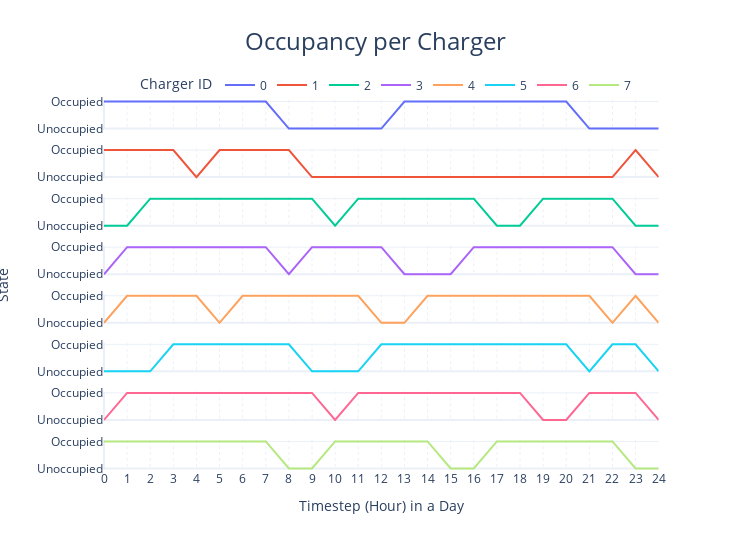

Source (notebook cell):
### Code cell
fig = df_charger_occupancy.plot(kind="line", title="Occupancy per Charger", template="plotly_white", y='State', 
                                facet_row='Charger ID', facet_row_spacing=0.05, color='Charger ID', 
                                labels=dict(index="Timestep (Hour) in a Day", value="State", variable=""))
fig.update_yaxes(dtick="M1", tickformat="%b", ticktext=["Unoccupied", "Occupied"], 
                 tickvals=[0, 1], matches='y', title='')
fig.update_xaxes(dtick="M1", tickformat="%b", matches='x', griddash="dot")
fig.update_traces(marker_size=10)
fig.for_each_annotation(lambda a: a.update(text="", font_size=24, y=1.07))
fig.add_annotation(x=-0.2, y=0.5, text="State", textangle=-90, xref="paper", yref="paper", font_size=14, showarrow=False)
fig.update_layout(height=550, width=750, title=dict(xanchor="center", x=0.5, font_size=24),
                  legend=dict(orientation="h", yanchor="top", y=1.08, xanchor="center", x=0.5))
fig.show()

### Figure 1 — Plotly figure (JSON) as saved in the notebook; plotly's stock layout.template omitted (floating-point values rounded to 4 significant figures)
{"data": [{"hovertemplate": "Charger ID=0<br>Timestep (Hour) in a Day=%{x}<br>State=%{y}<extra></extra>", "legendgroup": "0", "line": {"color": "#636efa", "dash": "solid"}, "marker": {"size": 10, "symbol": "circle"}, "mode": "lines", "name": "0", "orientation": "v", "showlegend": true, "type": "scatter", "x": [0, 1, 2, 3, 4, 5, 6, 7, 8, 9, 10, 11, 12, 13, 14, 15, 16, 17, 18, 19, 20, 21, 22, 23, 24], "xaxis": "x8", "y": [1, 1, 1, 1, 1, 1, 1, 1, 0, 0, 0, 0, 0, 1, 1, 1, 1, 1, 1, 1, 1, 0, 0, 0, 0], "yaxis": "y8"}, {"hovertemplate": "Charger ID=1<br>Timestep (Hour) in a Day=%{x}<br>State=%{y}<extra></extra>", "legendgroup": "1", "line": {"color": "#EF553B", "dash": "solid"}, "marker": {"size": 10, "symbol": "circle"}, "mode": "lines", "name": "1", "orientation": "v", "showlegend": true, "type": "scatter", "x": [0, 1, 2, 3, 4, 5, 6, 7, 8, 9, 10, 11, 12, 13, 14, 15, 16, 17, 18, 19, 20, 21, 22, 23, 24], "xaxis": "x7", "y": [1, 1, 1, 1, 0, 1, 1, 1, 1, 0, 0, 0, 0, 0, 0, 0, 0, 0, 0, 0, 0, 0, 0, 1, 0], "yaxis": "y7"}, {"hovertemplate": "Charger ID=2<br>Timestep (Hour) in a Day=%{x}<br>State=%{y}<extra></extra>", "legendgroup": "2", "line": {"color": "#00cc96", "dash": "solid"}, "marker": {"size": 10, "symbol": "circle"}, "mode": "lines", "name": "2", "orientation": "v", "showlegend": true, "type": "scatter", "x": [0, 1, 2, 3, 4, 5, 6, 7, 8, 9, 10, 11, 12, 13, 14, 15, 16, 17, 18, 19, 20, 21, 22, 23, 24], "xaxis": "x6", "y": [0, 0, 1, 1, 1, 1, 1, 1, 1, 1, 0, 1, 1, 1, 1, 1, 1, 0, 0, 1, 1, 1, 1, 0, 0], "yaxis": "y6"}, {"hovertemplate": "Charger ID=3<br>Timestep (Hour) in a Day=%{x}<br>State=%{y}<extra></extra>", "legendgroup": "3", "line": {"color": "#ab63fa", "dash": "solid"}, "marker": {"size": 10, "symbol": "circle"}, "mode": "lines", "name": "3", "orientation": "v", "showlegend": true, "type": "scatter", "x": [0, 1, 2, 3, 4, 5, 6, 7, 8, 9, 10, 11, 12, 13, 14, 15, 16, 17, 18, 19, 20, 21, 22, 23, 24], "xaxis": "x5", "y": [0, 1, 1, 1, 1, 1, 1, 1, 0, 1, 1, 1, 1, 0, 0, 0, 1, 1, 1, 1, 1, 1, 1, 0, 0], "yaxis": "y5"}, {"hovertemplate": "Charger ID=4<br>Timestep (Hour) in a Day=%{x}<br>State=%{y}<extra></extra>", "legendgroup": "4", "line": {"color": "#FFA15A", "dash": "solid"}, "marker": {"size": 10, "symbol": "circle"}, "mode": "lines", "name": "4", "orientation": "v", "showlegend": true, "type": "scatter", "x": [0, 1, 2, 3, 4, 5, 6, 7, 8, 9, 10, 11, 12, 13, 14, 15, 16, 17, 18, 19, 20, 21, 22, 23, 24], "xaxis": "x4", "y": [0, 1, 1, 1, 1, 0, 1, 1, 1, 1, 1, 1, 0, 0, 1, 1, 1, 1, 1, 1, 1, 1, 0, 1, 0], "yaxis": "y4"}, {"hovertemplate": "Charger ID=5<br>Timestep (Hour) in a Day=%{x}<br>State=%{y}<extra></extra>", "legendgroup": "5", "line": {"color": "#19d3f3", "dash": "solid"}, "marker": {"size": 10, "symbol": "circle"}, "mode": "lines", "name": "5", "orientation": "v", "showlegend": true, "type": "scatter", "x": [0, 1, 2, 3, 4, 5, 6, 7, 8, 9, 10, 11, 12, 13, 14, 15, 16, 17, 18, 19, 20, 21, 22, 23, 24], "xaxis": "x3", "y": [0, 0, 0, 1, 1, 1, 1, 1, 1, 0, 0, 0, 1, 1, 1, 1, 1, 1, 1, 1, 1, 0, 1, 1, 0], "yaxis": "y3"}, {"hovertemplate": "Charger ID=6<br>Timestep (Hour) in a Day=%{x}<br>State=%{y}<extra></extra>", "legendgroup": "6", "line": {"color": "#FF6692", "dash": "solid"}, "marker": {"size": 10, "symbol": "circle"}, "mode": "lines", "name": "6", "orientation": "v", "showlegend": true, "type": "scatter", "x": [0, 1, 2, 3, 4, 5, 6, 7, 8, 9, 10, 11, 12, 13, 14, 15, 16, 17, 18, 19, 20, 21, 22, 23, 24], "xaxis": "x2", "y": [0, 1, 1, 1, 1, 1, 1, 1, 1, 1, 0, 1, 1, 1, 1, 1, 1, 1, 1, 0, 0, 1, 1, 1, 0], "yaxis": "y2"}, {"hovertemplate": "Charger ID=7<br>Timestep (Hour) in a Day=%{x}<br>State=%{y}<extra></extra>", "legendgroup": "7", "line": {"color": "#B6E880", "dash": "solid"}, "marker": {"size": 10, "symbol": "circle"}, "mode": "lines", "name": "7", "orientation": "v", "showlegend": true, "type": "scatter", "x": [0, 1, 2, 3, 4, 5, 6, 7, 8, 9, 10, 11, 12, 13, 14, 15, 16, 17, 18, 19, 20, 21, 22, 23, 24], "xaxis": "x", "y": [1, 1, 1, 1, 1, 1, 1, 1, 0, 0, 1, 1, 1, 1, 1, 0, 0, 1, 1, 1, 1, 1, 1, 0, 0], "yaxis": "y"}], "layout": {"annotations": [{"font": {"size": 24}, "showarrow": false, "text": "", "textangle": 90, "x": 0.98, "xanchor": "left", "xref": "paper", "y": 1.07, "yanchor": "middle", "yref": "paper"}, {"font": {"size": 24}, "showarrow": false, "text": "", "textangle": 90, "x": 0.98, "xanchor": "left", "xref": "paper", "y": 1.07, "yanchor": "middle", "yref": "paper"}, {"font": {"size": 24}, "showarrow": false, "text": "", "textangle": 90, "x": 0.98, "xanchor": "left", "xref": "paper", "y": 1.07, "yanchor": "middle", "yref": "paper"}, {"font": {"size": 24}, "showarrow": false, "text": "", "textangle": 90, "x": 0.98, "xanchor": "left", "xref": "paper", "y": 1.07, "yanchor": "middle", "yref": "paper"}, {"font": {"size": 24}, "showarrow": false, "text": "", "textangle": 90, "x": 0.98, "xanchor": "left", "xref": "paper", "y": 1.07, "yanchor": "middle", "yref": "paper"}, {"font": {"size": 24}, "showarrow": false, "text": "", "textangle": 90, "x": 0.98, "xanchor": "left", "xref": "paper", "y": 1.07, "yanchor": "middle", "yref": "paper"}, {"font": {"size": 24}, "showarrow": false, "text": "", "textangle": 90, "x": 0.98, "xanchor": "left", "xref": "paper", "y": 1.07, "yanchor": "middle", "yref": "paper"}, {"font": {"size": 24}, "showarrow": false, "text": "", "textangle": 90, "x": 0.98, "xanchor": "left", "xref": "paper", "y": 1.07, "yanchor": "middle", "yref": "paper"}, {"font": {"size": 14}, "showarrow": false, "text": "State", "textangle": -90, "x": -0.2, "xref": "paper", "y": 0.5, "yref": "paper"}], "height": 550, "legend": {"orientation": "h", "title": {"text": "Charger ID"}, "tracegroupgap": 0, "x": 0.5, "xanchor": "center", "y": 1.08, "yanchor": "top"}, "title": {"font": {"size": 24}, "text": "Occupancy per Charger", "x": 0.5, "xanchor": "center"}, "width": 750, "xaxis": {"anchor": "y", "domain": [0, 0.98], "dtick": "M1", "griddash": "dot", "matches": "x", "tickformat": "%b", "title": {"text": "Timestep (Hour) in a Day"}}, "xaxis2": {"anchor": "y2", "domain": [0, 0.98], "dtick": "M1", "griddash": "dot", "matches": "x", "showticklabels": false, "tickformat": "%b"}, "xaxis3": {"anchor": "y3", "domain": [0, 0.98], "dtick": "M1", "griddash": "dot", "matches": "x", "showticklabels": false, "tickformat": "%b"}, "xaxis4": {"anchor": "y4", "domain": [0, 0.98], "dtick": "M1", "griddash": "dot", "matches": "x", "showticklabels": false, "tickformat": "%b"}, "xaxis5": {"anchor": "y5", "domain": [0, 0.98], "dtick": "M1", "griddash": "dot", "matches": "x", "showticklabels": false, "tickformat": "%b"}, "xaxis6": {"anchor": "y6", "domain": [0, 0.98], "dtick": "M1", "griddash": "dot", "matches": "x", "showticklabels": false, "tickformat": "%b"}, "xaxis7": {"anchor": "y7", "domain": [0, 0.98], "dtick": "M1", "griddash": "dot", "matches": "x", "showticklabels": false, "tickformat": "%b"}, "xaxis8": {"anchor": "y8", "domain": [0, 0.98], "dtick": "M1", "griddash": "dot", "matches": "x", "showticklabels": false, "tickformat": "%b"}, "yaxis": {"anchor": "x", "domain": [0, 0.08125], "dtick": "M1", "matches": "y", "tickformat": "%b", "ticktext": ["Unoccupied", "Occupied"], "tickvals": [0, 1], "title": {"text": ""}}, "yaxis2": {"anchor": "x2", "domain": [0.1312, 0.2125], "dtick": "M1", "matches": "y", "tickformat": "%b", "ticktext": ["Unoccupied", "Occupied"], "tickvals": [0, 1], "title": {"text": ""}}, "yaxis3": {"anchor": "x3", "domain": [0.2625, 0.3437], "dtick": "M1", "matches": "y", "tickformat": "%b", "ticktext": ["Unoccupied", "Occupied"], "tickvals": [0, 1], "title": {"text": ""}}, "yaxis4": {"anchor": "x4", "domain": [0.3937, 0.475], "dtick": "M1", "matches": "y", "tickformat": "%b", "ticktext": ["Unoccupied", "Occupied"], "tickvals": [0, 1], "title": {"text": ""}}, "yaxis5": {"anchor": "x5", "domain": [0.525, 0.6062], "dtick": "M1", "matches": "y", "tickformat": "%b", "ticktext": ["Unoccupied", "Occupied"], "tickvals": [0, 1], "title": {"text": ""}}, "yaxis6": {"anchor": "x6", "domain": [0.6562, 0.7375], "dtick": "M1", "matches": "y", "tickformat": "%b", "ticktext": ["Unoccupied", "Occupied"], "tickvals": [0, 1], "title": {"text": ""}}, "yaxis7": {"anchor": "x7", "domain": [0.7875, 0.8687], "dtick": "M1", "matches": "y", "tickformat": "%b", "ticktext": ["Unoccupied", "Occupied"], "tickvals": [0, 1], "title": {"text": ""}}, "yaxis8": {"anchor": "x8", "domain": [0.9187, 1], "dtick": "M1", "matches": "y", "tickformat": "%b", "ticktext": ["Unoccupied", "Occupied"], "tickvals": [0, 1], "title": {"text": ""}}}}
